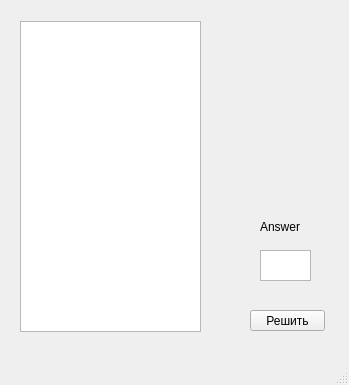
<?xml version="1.0" encoding="UTF-8"?>
<ui version="4.0">
 <class>MainWindow</class>
 <widget class="QMainWindow" name="MainWindow">
  <property name="geometry">
   <rect>
    <x>0</x>
    <y>0</y>
    <width>349</width>
    <height>385</height>
   </rect>
  </property>
  <property name="windowTitle">
   <string>MainWindow</string>
  </property>
  <widget class="QWidget" name="centralWidget">
   <widget class="QPushButton" name="answButt">
    <property name="geometry">
     <rect>
      <x>250</x>
      <y>310</y>
      <width>75</width>
      <height>21</height>
     </rect>
    </property>
    <property name="text">
     <string>Решить</string>
    </property>
   </widget>
   <widget class="QLabel" name="answTxt">
    <property name="geometry">
     <rect>
      <x>260</x>
      <y>220</y>
      <width>47</width>
      <height>13</height>
     </rect>
    </property>
    <property name="text">
     <string>Answer</string>
    </property>
   </widget>
   <widget class="QTextBrowser" name="inp">
    <property name="geometry">
     <rect>
      <x>20</x>
      <y>21</y>
      <width>181</width>
      <height>311</height>
     </rect>
    </property>
   </widget>
   <widget class="QTextBrowser" name="answ">
    <property name="enabled">
     <bool>true</bool>
    </property>
    <property name="geometry">
     <rect>
      <x>260</x>
      <y>250</y>
      <width>51</width>
      <height>31</height>
     </rect>
    </property>
   </widget>
  </widget>
  <widget class="QMenuBar" name="menuBar">
   <property name="geometry">
    <rect>
     <x>0</x>
     <y>0</y>
     <width>349</width>
     <height>21</height>
    </rect>
   </property>
  </widget>
  <widget class="QStatusBar" name="statusBar"/>
 </widget>
 <layoutdefault spacing="6" margin="11"/>
 <resources/>
 <connections/>
</ui>
